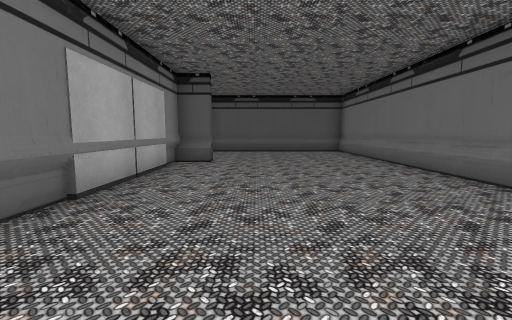
View 1 (above)

18 first-person views from a walk through a Unity game level. The camera is 1.2 m above the floor, tilts 6° down and sees 90° across. Doors are open. The floor is counted in squares, 1.41 m on a side. Each view is taken from the middle of a square. On the plan, view 1 faces up. The plan holds only what a view shows up to about 10 squares ahead; the rest is blank. The player character is not drawn. Some animated figures are left out.

View 2
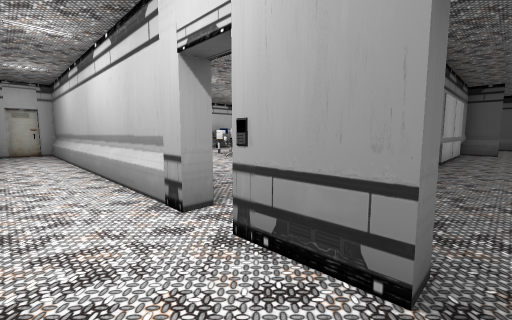

View 3
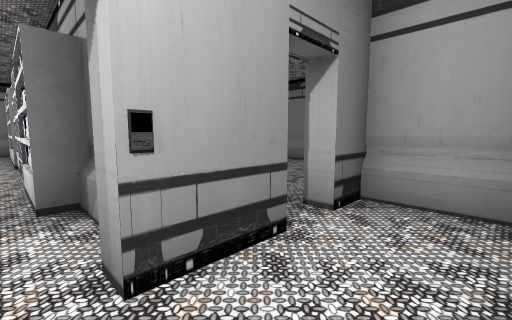

View 4
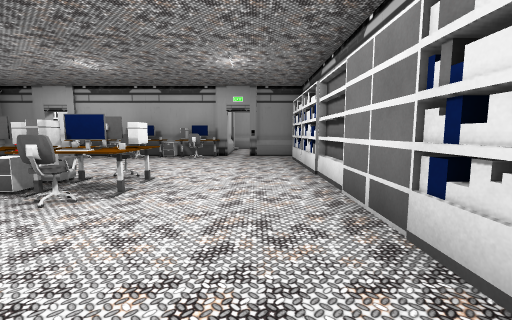

View 5
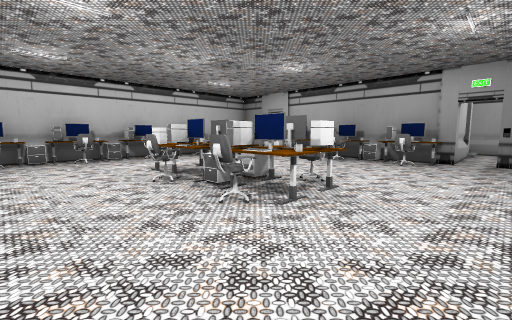

View 6
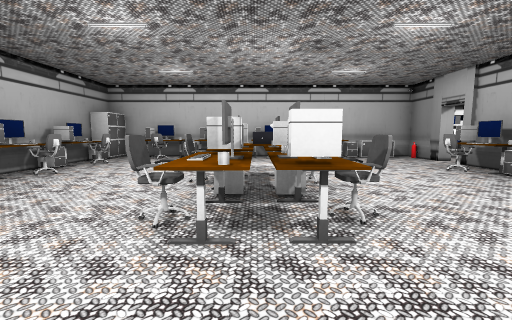

View 7
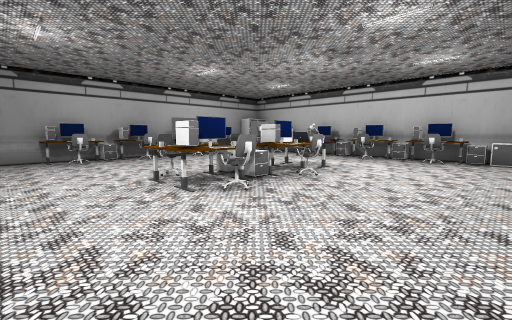

View 8
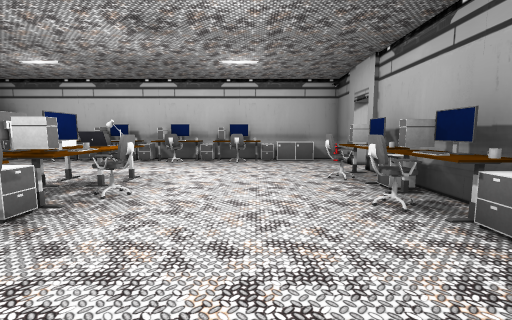

View 9
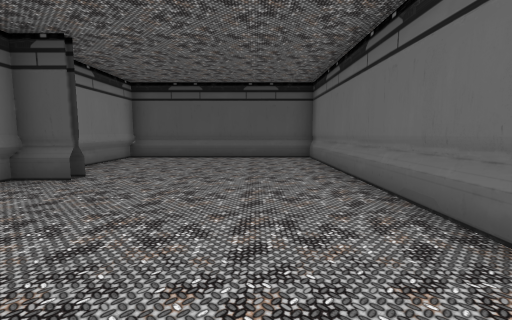

View 10
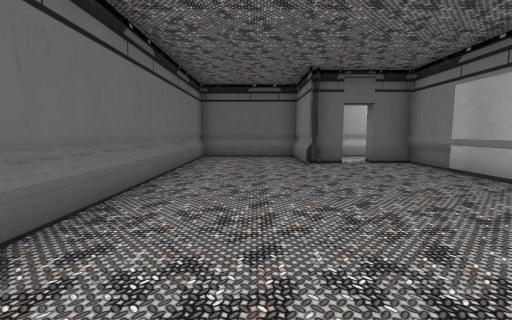

View 11
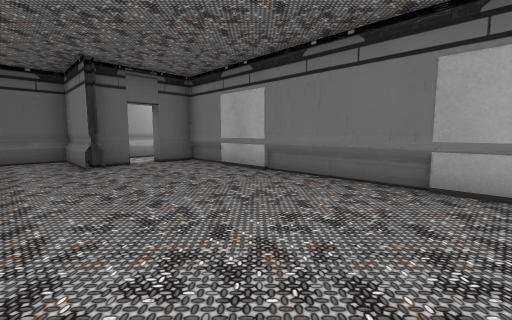

View 12
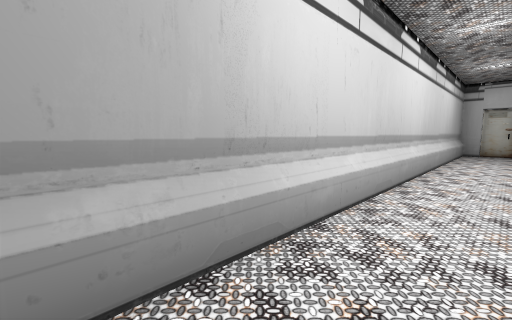

View 13
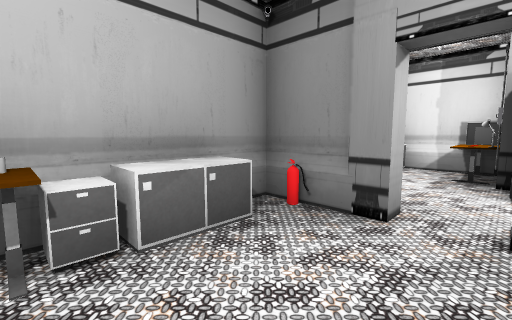

View 14
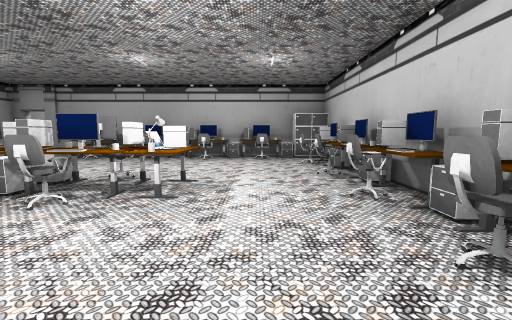

View 15
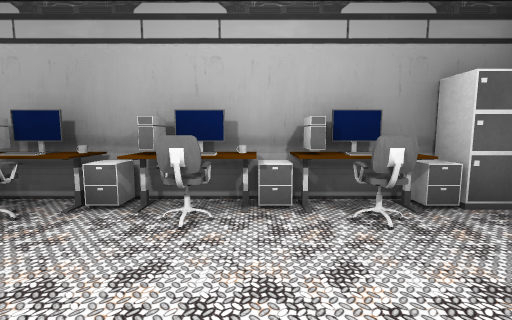

View 16
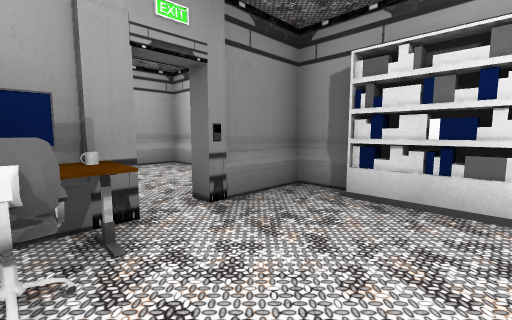

View 17
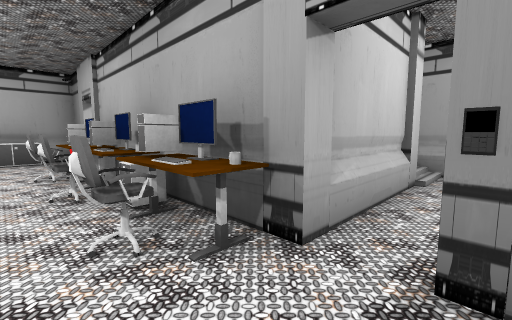

View 18
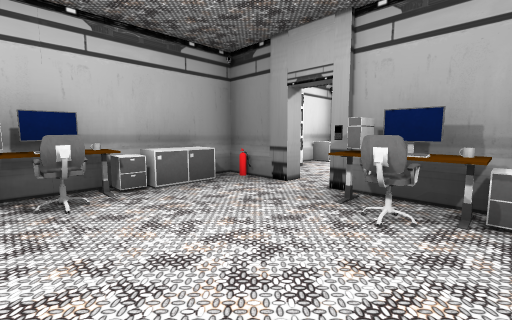

### Floor plan
Points are (right, up) in squares from view 1. A wall is a line through its corners. A room is listed if a view was taken in it or the views show most of it. See-through windows are left out.
Room 1 (views 1, 2, 3, 4, 5, 6, 7, 8, 9, 10, 11, 12, 13, 14, 15, 16, 17, 18)
walls: (-2.3, -1.1) (-2.3, -3.3) (-1.3, -3.3) (-1.3, -3.7) (-2.6, -3.7) (-2.6, -3.2); (-5.5, -3.3) (-3.4, -3.3) (-3.4, -3.7) (-5.5, -3.7); (-2.3, 6.6) (-2.3, 7.8) (-2.3, 6.1); (-2.3, -2.9) (-2.3, -1.5); (-5.1, 7.6) (-11, 7.6); (-1.2, 7.6) (-4.2, 7.6); (0.3, -2.9) (0.3, -4.9); (-0.5, -3.7) (-0.5, -3.3) (0.5, -3.3); (0.5, -2.9) (0.5, -5.4) (4, -5.4) (4, 2.2); (-11.8, 7.6) (-13.5, 7.6) (-13.5, 6.1); (0.4, -5.1) (0.4, -3.7); (4, 3.8) (4, 12.1) (-1.9, 12.1); (-13.5, -2.1) (-13.5, -2.9); (-13, -3.7) (-13, -4); (-13.2, -3.7) (-13.2, -4.9); (-2.3, 12.1) (-2.3, 9.1); (-13, -4.8) (-13, -5.4) (-0.9, -5.4)
ways out: open door at (-4.5, 8) to room 2; open door at (-11.5, 8); open door at (-3, -4); open door at (-1, -3)
objects: cabinet (-13, -3); computer (-13, -2); other object (-13, -1); cabinet (-13, 0); other object (-13, 1); cabinet (-13, 2); computer (-13, 4); cabinet (-13, 5); cabinet (-13, 6); fire extinguisher (-13, 7); cabinet (-12, -4); computer (-12, 0); chair (-12, 1); computer (-12, 2); chair (-12, 3); chair (-12, 4); other object (-12, 5); computer (-11, -4); other object (-11, -3); chair (-11, -2); computer (-11, 7); other object (-10, -4); cabinet (-10, -3); table (-10, 2); chair (-10, 7); computer (-9, -4); other object (-9, -3); chair (-9, -2); other object (-9, 1); computer (-9, 2); chair (-9, 3); cabinet (-9, 7); cabinet (-8, -4); other object (-8, -3); chair (-8, 1); computer (-8, 2); other object (-8, 3); chair (-8, 6); other object (-8, 7); computer (-7, -4); keyboard (-7, -3); chair (-7, -2); chair (-7, 1); computer (-7, 2); other object (-7, 3); mug (-7, 6); computer (-7, 7); other object (-6, -3) to (-5, -2); mug (-6, 2); chair (-6, 6); mug (-6, 7); shelf (-3, -2) to (-3, 0); shelf (-3, 1); shelf (-3, 2) to (-3, 3); shelf (-3, 4); shelf (-3, 5) to (-3, 6)
Room 2 (no view inside)
walls: (-5.1, 10.9) (-5.1, 7.6); (-2.3, 11) (-2.3, 12.1); (-1.9, 12.1) (-5.4, 12.1)
ways out: open door at (-4.5, 8) to room 1

Positions as (right, up) in squares from view 1, and headings:
1: (0, 0), facing up
2: (-1, -5), facing up-left
3: (-3, -5), facing up-right
4: (-4, -2), facing up
5: (-4, -1), facing up-left
6: (-4, 2), facing left
7: (-4, 6), facing down-left
8: (-5, 5), facing left
9: (2, 3), facing up
10: (2, 4), facing down
11: (2, 4), facing down-left
12: (-1, -4), facing down-left
13: (-11, 5), facing up-left
14: (-11, 6), facing down
15: (-10, 0), facing down
16: (-6, 5), facing up-right
17: (-4, 6), facing up-left
18: (-9, 4), facing up-left
